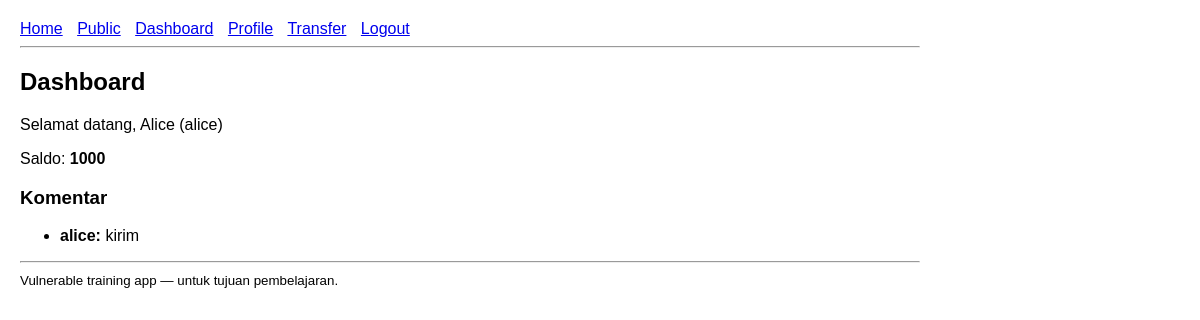
The page /dashboard (signed in) on the database as committed earlier.
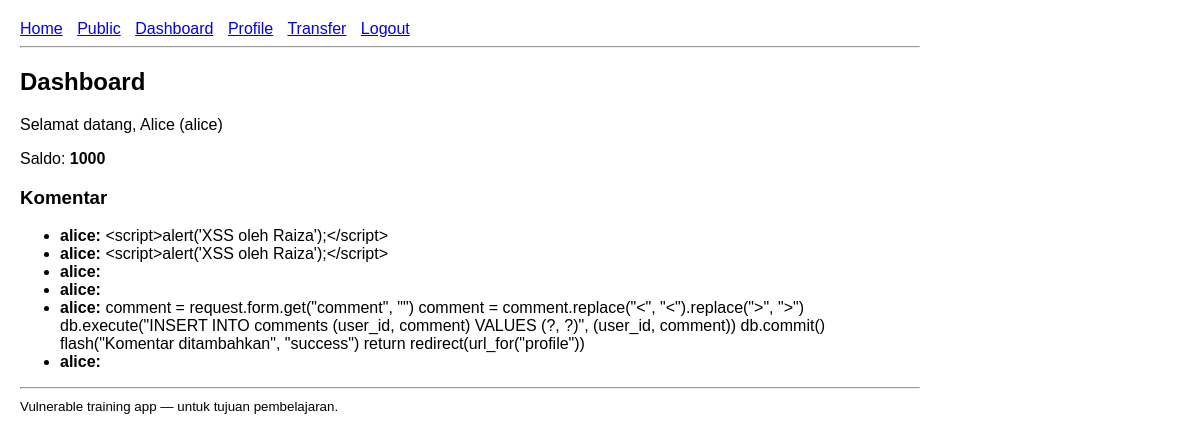
The same page on the database as committed later.
### tables this page shows
CREATE TABLE comments (
    id INTEGER PRIMARY KEY AUTOINCREMENT,
    user_id INTEGER,
    comment TEXT,
    FOREIGN KEY(user_id) REFERENCES users(id)
);

CREATE TABLE users (
    id INTEGER PRIMARY KEY AUTOINCREMENT,
    username TEXT UNIQUE,
    password TEXT,
    role TEXT,
    fullname TEXT
);

### app.py (the view)
@app.route("/dashboard")
@login_required
def dashboard():
    db = get_db()
    user_id = session["user_id"]
    user = db.execute("SELECT * FROM users WHERE id = ?", (user_id,)).fetchone()
    account = db.execute("SELECT * FROM accounts WHERE user_id = ?", (user_id,)).fetchone()
    comments = db.execute("SELECT c.*, u.username FROM comments c JOIN users u ON c.user_id = u.id ORDER BY c.id DESC").fetchall()
    return render_template("dashboard.html", user=user, account=account, comments=comments)

### app.py (called while the page is built)
def get_db():
    db = getattr(g, "_database", None)
    if db is None:
        db = g._database = sqlite3.connect(DATABASE)
        db.row_factory = sqlite3.Row
    return db

@app.teardown_appcontext
def close_connection(exc):
    db = getattr(g, "_database", None)
    if db is not None:
        db.close()

def login_required(fn):
    from functools import wraps
    @wraps(fn)
    def wrapper(*args, **kwargs):
        if "user_id" not in session:
            return redirect(url_for("login"))
        return fn(*args, **kwargs)
    return wrapper

### templates/dashboard.html
{% extends "base.html" %}
{% block content %}
<h2>Dashboard</h2>
<p>Selamat datang, {{ user.fullname }} ({{ user.username }})</p>
<p>Saldo: <strong>{{ account.balance }}</strong></p>
<h3>Komentar</h3>
<ul>
{% for c in comments %}
  <li><strong>{{ c.username }}:</strong>
    {{ c.comment | safe }}
  </li>
{% else %}
  <li>Tidak ada komentar</li>
{% endfor %}
</ul>
{% endblock %}

Rows that differ between the two databases and show on the page:
removed comments: username "alice", comment "kirim"
added comments: username "alice", comment "<script>alert('XSS oleh Raiza');</script>"
added comments: username "alice", comment "<script>alert('XSS oleh Raiza');</script>"
added comments: username "alice"
added comments: username "alice"
added comments: username "alice", comment "comment = request.form.get(\"comment\", \"\") comment = comment.replace(\"<\", \"<\").replace(\">\", \">\") db.execute(\"INSERT INTO comments (user_id, comment) VALUES (?, ?)\", (user_id, comment)) db.commit() flash(\"Komentar ditambahkan\", \"success\") return redirect(url_for(\"profile\"))"
added comments: username "alice"
